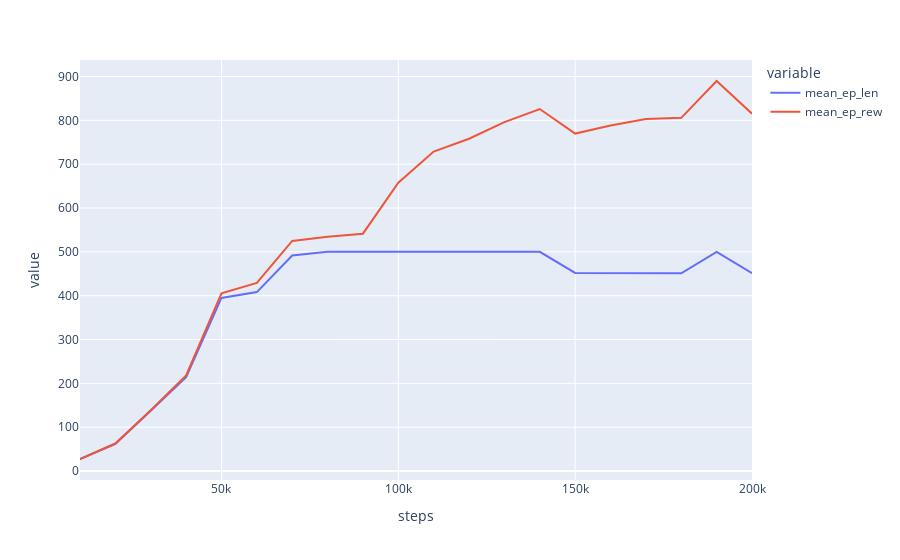

The notebook cell this image was saved under:
### Code cell
fig = px.line(df0, x='steps', y = ['mean_ep_len', 'mean_ep_rew'])
fig.show()

### Figure 1 — Plotly figure (JSON) as saved in the notebook; plotly's stock layout.template omitted (floating-point values rounded to 4 significant figures)
{"data": [{"hovertemplate": "variable=mean_ep_len<br>steps=%{x}<br>value=%{y}<extra></extra>", "legendgroup": "mean_ep_len", "line": {"color": "#636efa", "dash": "solid"}, "marker": {"symbol": "circle"}, "mode": "lines", "name": "mean_ep_len", "orientation": "v", "showlegend": true, "type": "scatter", "x": [10000, 20000, 30000, 40000, 50000, 60000, 70000, 80000, 90000, 100000, 110000, 120000, 130000, 140000, 150000, 160000, 170000, 180000, 190000, 200000], "xaxis": "x", "y": [27.5, 62.2, 137.5, 214.0, 395.0, 408.2, 491.8, 500.0, 500.0, 500.0, 500.0, 500.0, 500.0, 500.0, 451.8, 451.3, 451.2, 451.2, 500.0, 451.3], "yaxis": "y"}, {"hovertemplate": "variable=mean_ep_rew<br>steps=%{x}<br>value=%{y}<extra></extra>", "legendgroup": "mean_ep_rew", "line": {"color": "#EF553B", "dash": "solid"}, "marker": {"symbol": "circle"}, "mode": "lines", "name": "mean_ep_rew", "orientation": "v", "showlegend": true, "type": "scatter", "x": [10000, 20000, 30000, 40000, 50000, 60000, 70000, 80000, 90000, 100000, 110000, 120000, 130000, 140000, 150000, 160000, 170000, 180000, 190000, 200000], "xaxis": "x", "y": [27.5, 62.77, 138.8, 218.2, 405.3, 429.3, 524.9, 534.4, 541.4, 657.9, 728.9, 758.0, 795.8, 825.8, 769.8, 788.2, 802.8, 805.6, 889.7, 815.1], "yaxis": "y"}], "layout": {"legend": {"title": {"text": "variable"}, "tracegroupgap": 0}, "margin": {"t": 60}, "xaxis": {"anchor": "y", "domain": [0, 1], "title": {"text": "steps"}}, "yaxis": {"anchor": "x", "domain": [0, 1], "title": {"text": "value"}}}}
